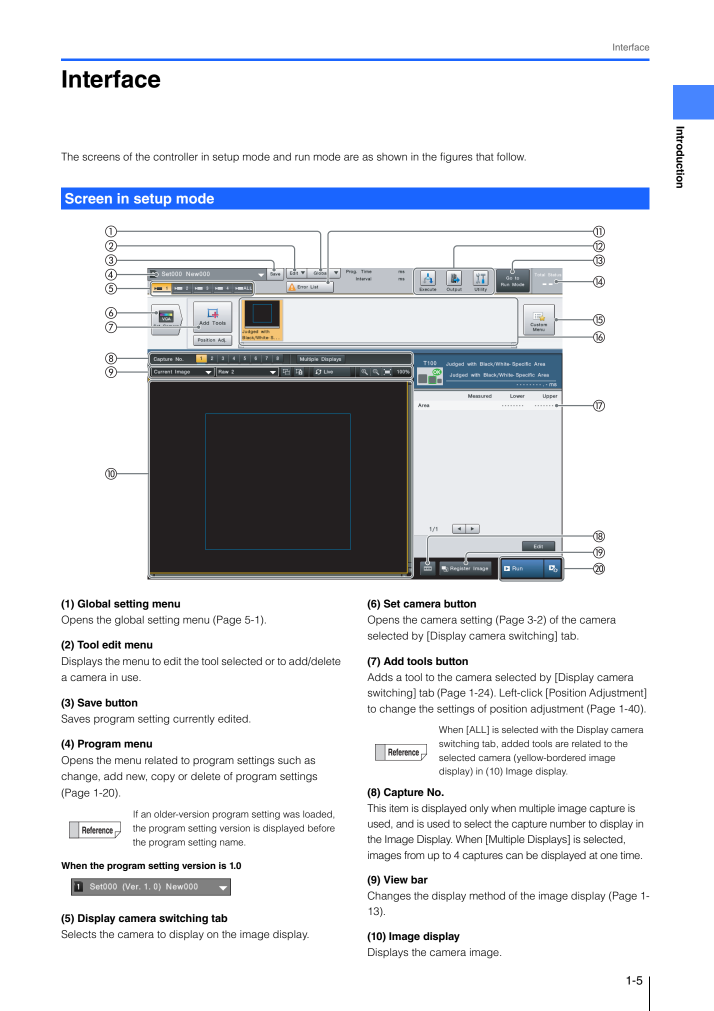
#> input picture docs/references/keyence/pages/CV-X100_200_User_Manual_p0021.png, 1428 x 2021 px (shown at 1/2 size); its folder holds only this picture in this run
$ python measure_keyence.py
#> lines starting #> are read from the running program, lines starting #| are printed output that depends on the picture; after the words box and inside, x2 and y2 are one past the last pixel; in counts of white or black regions, pixels touching at a corner belong together
#> in main, im is the input picture: PIL image 1428x2021 RGB; mean R, G, B 220.3, 222.3, 226
"""Find and measure KEYENCE UI screenshots inside the manuals.

Two jobs:

1. Rank rendered pages by how much of the page is a full-colour UI screenshot
   (dark viewport + coloured chrome), so the reference screens are found without
   reading 700-page manuals by hand.
2. Measure the palette from the actual screenshot pixels, and write the tokens to
   JSON so the theme is built from measurements rather than guesses.

Run:  python scripts/measure_keyence.py
"""
import json
import os
import sys
from collections import Counter
from typing import Dict, List, Tuple

import numpy as np
from PIL import Image

ROOT = os.path.abspath(os.path.join(os.path.dirname(__file__), ".."))
SRC = os.path.join(ROOT, "docs", "references", "keyence")
PAGES = os.path.join(SRC, "pages")
CROPS = os.path.join(SRC, "ui_crops")
OUT = os.path.join(SRC, "palette.json")


def ui_score(im: Image.Image) -> float:
    """How much of the page looks like a colour UI screenshot."""
    a = np.asarray(im.convert("RGB"), dtype=np.float32)
    L = 0.299 * a[:, :, 0] + 0.587 * a[:, :, 1] + 0.114 * a[:, :, 2]
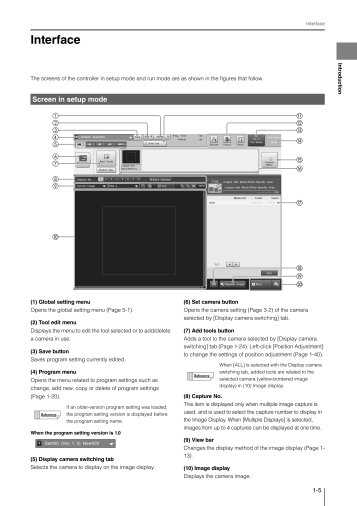
#> L: shape (2021, 1428) float32 (shown at 1/4 size); min 0, max 255, mean 222.1
    sat = a.max(axis=2) - a.min(axis=2)
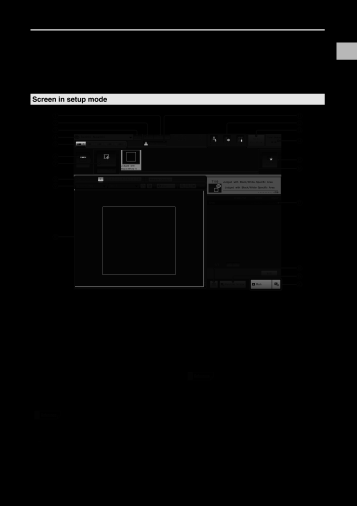
#> sat: shape (2021, 1428) float32 (shown at 1/4 size); min 0, max 229, mean 6.8
    # A UI screenshot contains a large near-black region (the image viewport) and
    # saturated blue chrome; a manual page is white with grey text.
    dark = (L < 90).mean()
#> dark = 0.104
    blue = ((a[:, :, 2] > a[:, :, 0] + 28) & (a[:, :, 2] > 90)).mean()
#> blue = 0.0307
    return float(dark * 1.4 + blue * 2.2)


def tile_scores(im: Image.Image, grid: int = 6) -> List[Tuple[float, int, int]]:
    """Score each grid tile so a screenshot region can be located on a page."""
    w, h = im.size
    out = []
    for r in range(grid):
        for c in range(grid):
            box = (c * w // grid, r * h // grid, (c + 1) * w // grid, (r + 1) * h // grid)
            out.append((ui_score(im.crop(box)), r, c))
    return out


def dominant(im: Image.Image, k: int = 12, min_share: float = 0.004
             ) -> List[Tuple[str, float]]:
    """Most common quantised colours and their share of the region."""
    a = np.asarray(im.convert("RGB"))
    q = (a // 8) * 8
    flat = q.reshape(-1, 3)
    counts = Counter(map(tuple, flat))
    total = len(flat)
    out = []
    for rgb, n in counts.most_common(400):
        share = n / total
        if share < min_share:
            break
        out.append(("#%02x%02x%02x" % rgb, round(share, 4)))
        if len(out) >= k:
            break
    return out


def luma(hexcol: str) -> float:
    r, g, b = (int(hexcol[i:i + 2], 16) for i in (1, 3, 5))
    return round(0.299 * r + 0.587 * g + 0.114 * b, 1)


def main() -> int:
    os.makedirs(CROPS, exist_ok=True)
    files = sorted(f for f in os.listdir(PAGES) if f.lower().endswith(".png"))
    print(f"{len(files)} rendered pages")

    ranked = []
    for name in files:
        im = Image.open(os.path.join(PAGES, name)).convert("RGB")
        ranked.append((ui_score(im), name, im))
    ranked.sort(reverse=True, key=lambda t: t[0])

    print(f"\n{'page':50s} {'score':>7s}")
    for s, name, _im in ranked[:18]:
        print(f"{name:50s} {s:7.3f}")
#> this loop made 1 pass
#> (s, name) on pass 1: (0.214, 'CV-X100_200_User_Manual_p0021.png')
#> (printed output is left out)

    # Crop the densest UI region from the top pages.
    report: Dict = {"pages": [], "crops": []}
    for s, name, im in ranked[:6]:
        tiles = sorted(tile_scores(im), reverse=True)
        best = tiles[0]
        # Expand the best tile into a 2x2-tile window.
        r, c = best[1], best[2]
        w, h = im.size
        box = (max(0, (c - 1) * w // 6), max(0, (r - 1) * h // 6),
               min(w, (c + 2) * w // 6), min(h, (r + 2) * h // 6))
        crop = im.crop(box)
        out = os.path.join(CROPS, f"ui_{os.path.splitext(name)[0]}.png")
        crop.save(out)
        report["pages"].append({"page": name, "score": round(s, 3),
                                "box": box, "crop": out})
        report["crops"].append({
            "crop": os.path.basename(out),
            "size": list(crop.size),
            "colours": dominant(crop),
        })
        print(f"\n  crop {os.path.basename(out)}  {crop.size}  box={box}")
        for col, share in dominant(crop, k=10):
            print(f"    {col}  share {share:.3f}  luma {luma(col)}")
#> this loop made 1 pass
#> (s, name, w, h, best) on pass 1: (0.214, 'CV-X100_200_User_Manual_p0021.png', 1428, 2021, (1.2, 2, 2))
#> (printed output is left out)
#> pass 1, in ui_score (call 2), `a = np.asarray(im.convert("RGB"), dtype=np.float32)`:
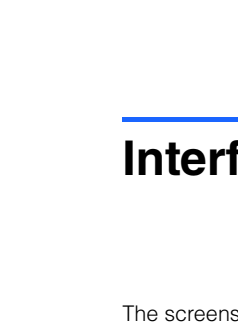
#> a: shape (336, 238, 3) float32; mean R, G, B 246.5, 247, 248.1
#> pass 1, in ui_score (call 2), `sat = a.max(axis=2) - a.min(axis=2)`:
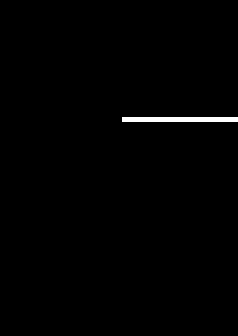
#> sat: shape (336, 238) float32; values 0 (black) and 229 (white), 0.73% white; 1 white region, box (x1, y1, x2, y2) and area: (122, 117, 238, 122) 580
#> pass 1, in ui_score (call 3), `a = np.asarray(im.convert("RGB"), dtype=np.float32)`:
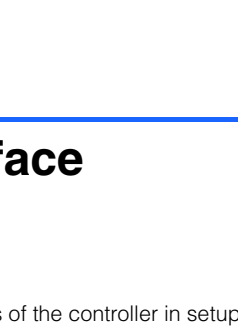
#> a: shape (336, 238, 3) float32; mean R, G, B 245.5, 246.6, 248.9
#> after the loop:
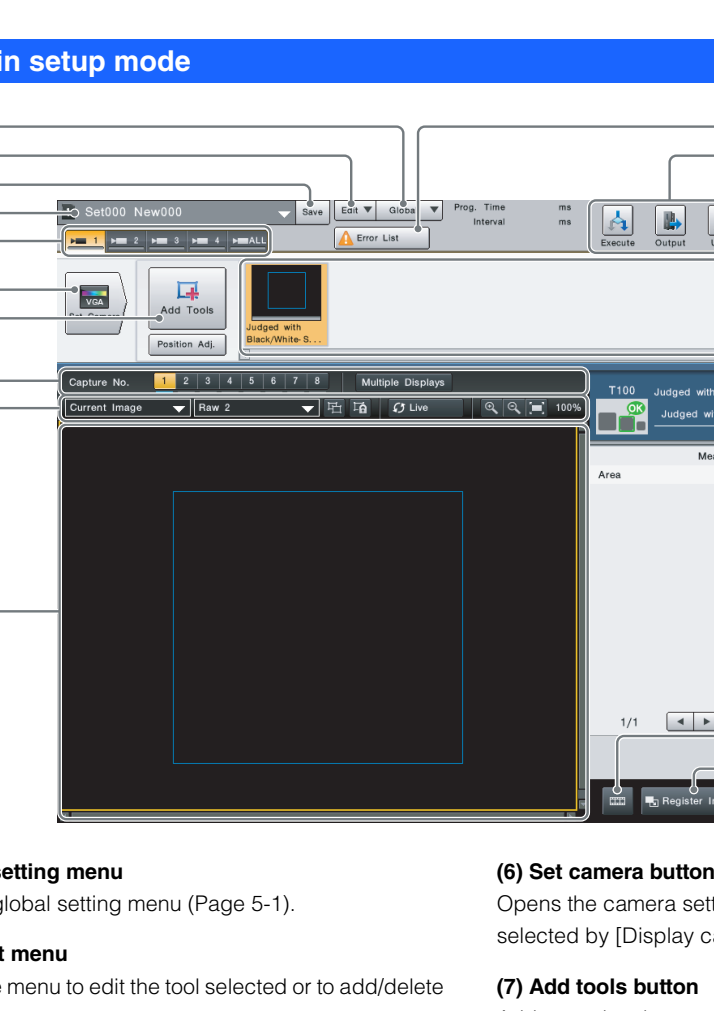
#> crop: PIL image 714x1011 RGB; mean R, G, B 158.5, 162, 169.2

    with open(OUT, "w", encoding="utf-8") as fh:
        json.dump(report, fh, indent=1)
    print(f"\nwrote {OUT}")
    return 0


if __name__ == "__main__":
    sys.exit(main())
#> (the program exits here)

$ run again, on docs/references/keyence/pages/CV-X100_200_User_Manual_p0031.png
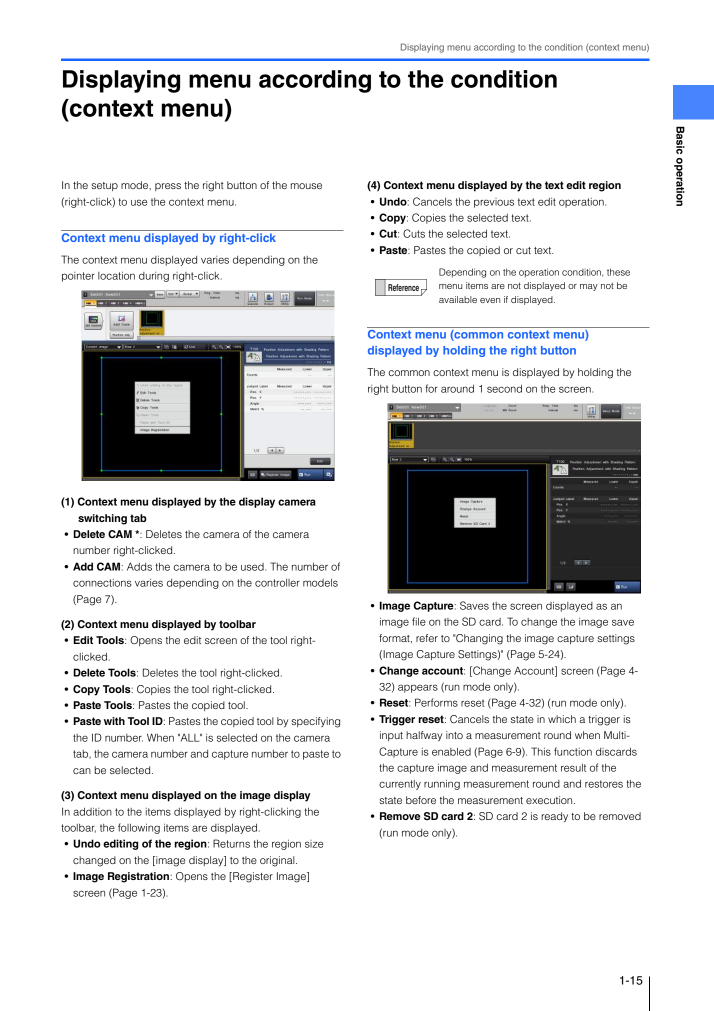
#> input picture docs/references/keyence/pages/CV-X100_200_User_Manual_p0031.png, 1428 x 2021 px (shown at 1/2 size)
#> in main, im is the input picture: PIL image 1428x2021 RGB; mean R, G, B 220.7, 221.4, 222.6
#> in ui_score, `sat = a.max(axis=2) - a.min(axis=2)`:
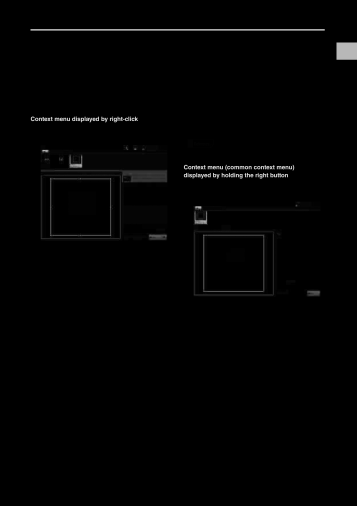
#> sat: shape (2021, 1428) float32 (shown at 1/4 size); min 0, max 229, mean 2.5
#> dark = 0.12
#> blue = 0.0132
#> the loop in main, `for s, name, _im in ranked[:18]:` made 1 pass
#> (s, name) on pass 1: (0.197, 'CV-X100_200_User_Manual_p0031.png')
#> (printed output is left out)
#> the loop in main, `for s, name, im in ranked[:6]:` made 1 pass
#> (s, name, w, h, best) on pass 1: (0.197, 'CV-X100_200_User_Manual_p0031.png', 1428, 2021, (1.03, 2, 1))
#> (printed output is left out)
#> after the loop in main, `for s, name, im in ranked[:6]:`:
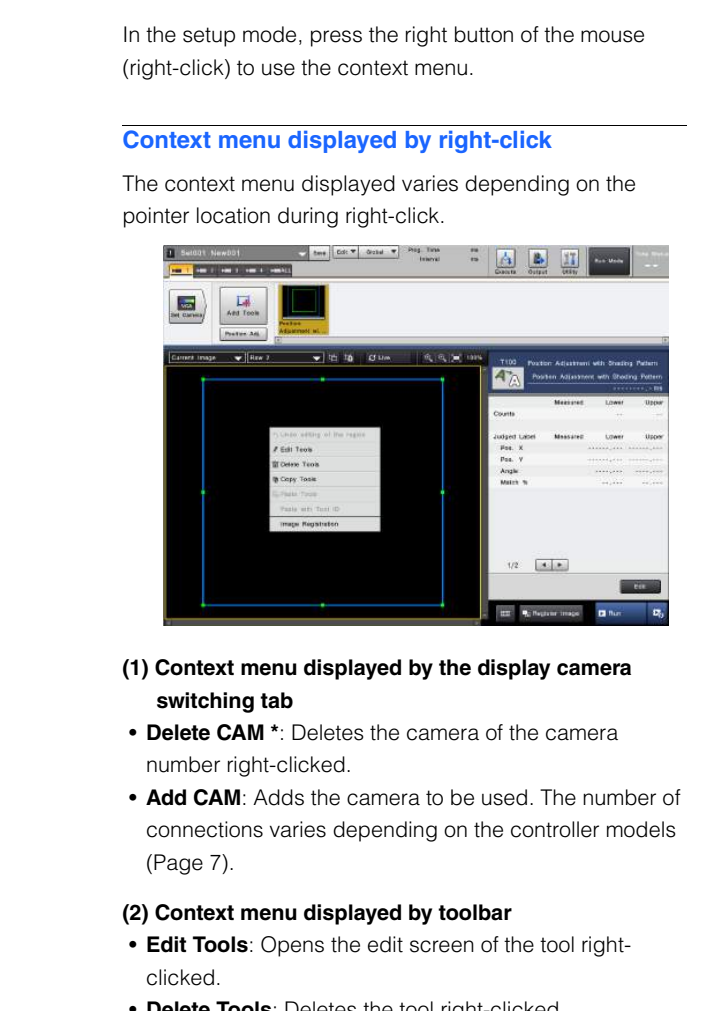
#> crop: PIL image 714x1011 RGB; mean R, G, B 209.2, 210, 211.2

$ run again, on docs/references/keyence/pages/CV-X100_200_User_Manual_p0043.png
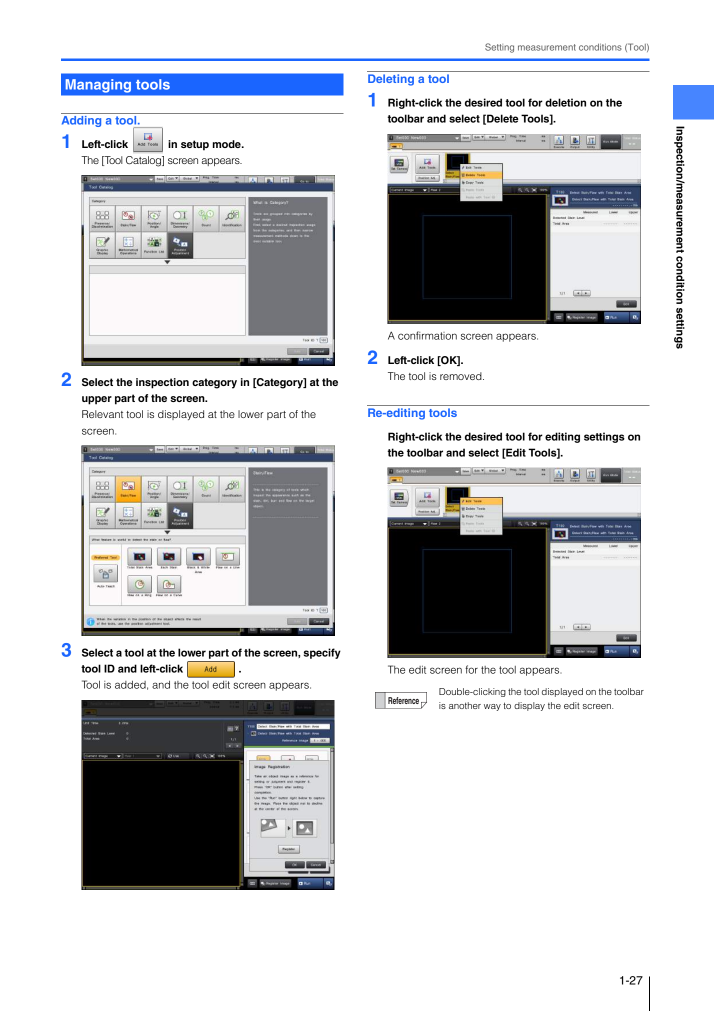
#> input picture docs/references/keyence/pages/CV-X100_200_User_Manual_p0043.png, 1428 x 2021 px (shown at 1/2 size)
#> in main, im is the input picture: PIL image 1428x2021 RGB; mean R, G, B 206, 207.2, 209.6
#> dark = 0.143
#> blue = 0.0297
#> the loop in main, `for s, name, _im in ranked[:18]:` made 1 pass
#> (s, name) on pass 1: (0.266, 'CV-X100_200_User_Manual_p0043.png')
#> (printed output is left out)
#> the loop in main, `for s, name, im in ranked[:6]:` made 1 pass
#> (s, name, w, h, best) on pass 1: (0.266, 'CV-X100_200_User_Manual_p0043.png', 1428, 2021, (1.19, 4, 1))
#> (printed output is left out)
#> pass 1, in ui_score (call 2), `sat = a.max(axis=2) - a.min(axis=2)`:
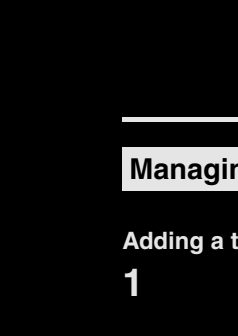
#> sat: shape (336, 238) float32; min 0, max 229, mean 16.1
#> after the loop in main, `for s, name, im in ranked[:6]:`:
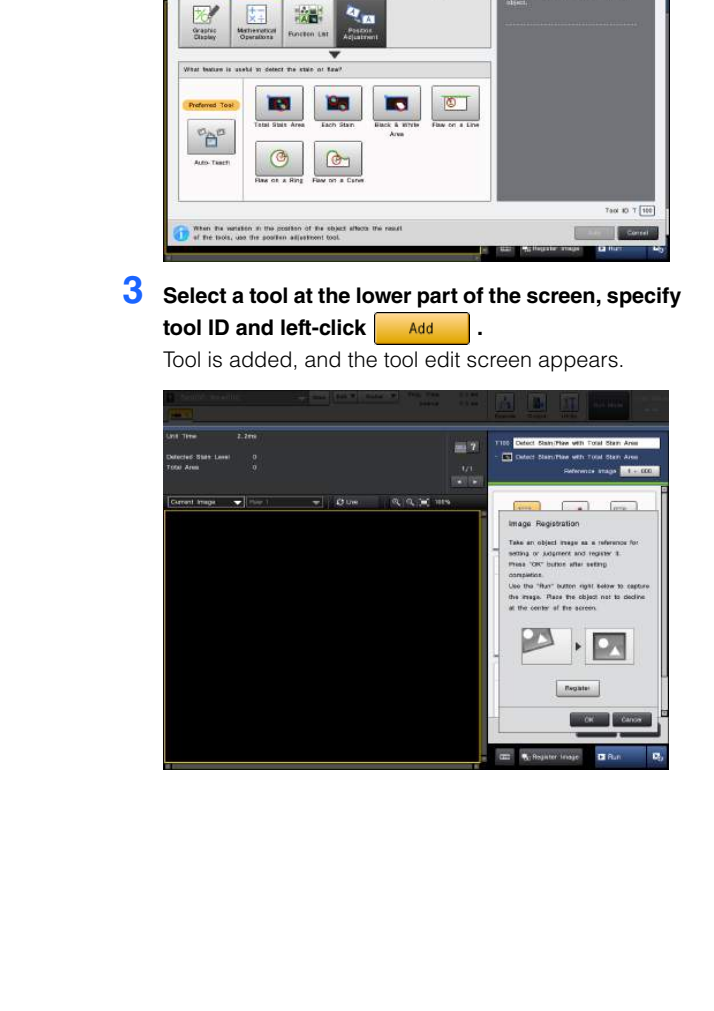
#> crop: PIL image 714x1011 RGB; mean R, G, B 189.3, 189.4, 189.6
